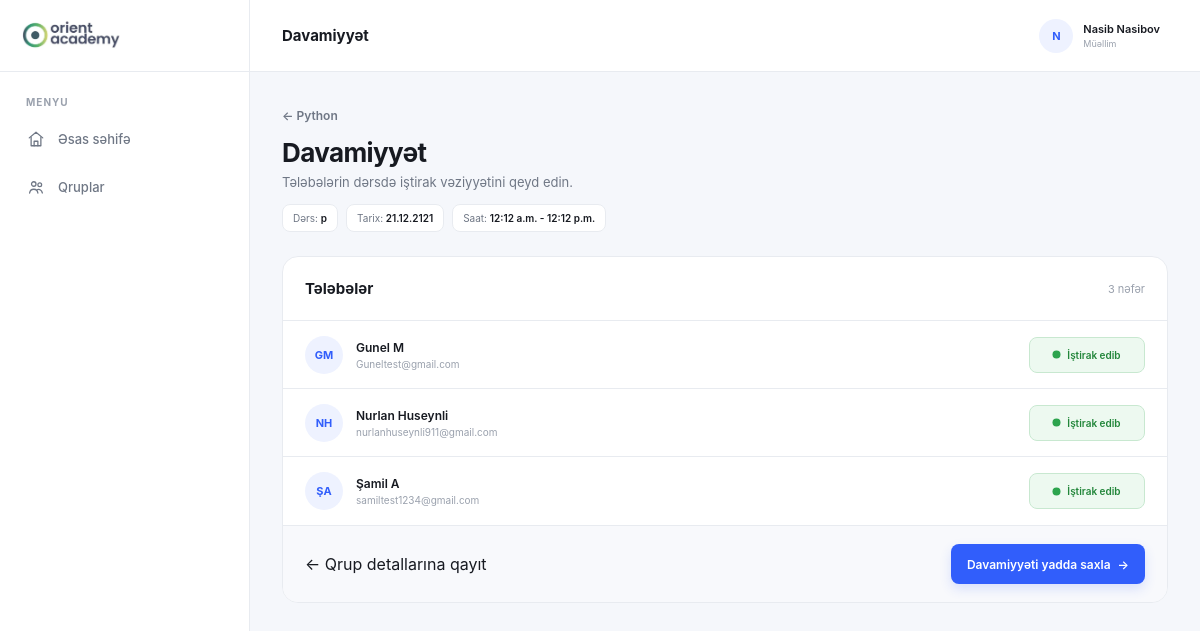
The app's page /lessons/2/attendance/ (signed in) with its own data.
### dashboard/models.py (models this page shows, shortened)
class Group(models.Model):
    name = models.CharField(
        max_length=100
    )
    teacher = models.ForeignKey(
        User,
        on_delete=models.CASCADE,
        related_name="teaching_groups"
    )
    start_date = models.DateField()
    end_date = models.DateField(
        null=True,
        blank=True
    )
    created_at = models.DateTimeField(
        auto_now_add=True
    )
    is_active = models.BooleanField(
        default=True
    )
    class Meta:
        ordering = ["-created_at"]

class Lesson(models.Model):
    group = models.ForeignKey(
        Group,
        on_delete=models.CASCADE,
        related_name="lessons"
    )
    title = models.CharField(
        max_length=200
    )
    description = models.TextField(
        blank=True
    )
    lesson_date = models.DateField()
    start_time = models.TimeField(
        null=True,
        blank=True
    )
    end_time = models.TimeField(
        null=True,
        blank=True
    )
    created_at = models.DateTimeField(
        auto_now_add=True
    )
    class Meta:
        ordering = ["-lesson_date", "-start_time"]

class Student(models.Model):
    first_name = models.CharField(
        max_length=100
    )
    last_name = models.CharField(
        max_length=100
    )
    email = models.EmailField(
        blank=True
    )
    phone = models.CharField(
        max_length=30,
        blank=True
    )
    groups = models.ManyToManyField(
        Group,
        related_name="students",
        blank=True
    )
    created_at = models.DateTimeField(
        auto_now_add=True
    )
    is_active = models.BooleanField(
        default=True
    )
    class Meta:
        ordering = ["first_name", "last_name"]

### dashboard/views.py (the view, shortened to what this page needs)
# urls.py: path("lessons/<int:lesson_id>/attendance/", attendance, name="attendance"),
@login_required
def attendance(request, lesson_id):
    lesson = Lesson.objects.filter(
        id=lesson_id,
        group__teacher=request.user
    ).first()
    if lesson is None:
        return redirect("groups")
    students = lesson.group.students.all()
    attendance_records = {
        record.student_id: record.status
        for record in lesson.attendances.all()
    }
    for student in students:
        student.attendance_status = attendance_records.get(
            student.id,
            "absent"
        )
    return render(
        request,
        "attendance.html",
        {
            "lesson": lesson,
            "group": lesson.group,
            "students": students,
        }
    )

### templates/attendance.html (shortened to what this page needs)
{% extends "base.html" %}
{% block page_title %}
    Davamiyyət
{% endblock %}
{% block content %}
<div class="attendance-page">
    <div class="page-header">
        <a
            href="{% url 'group_detail' group.id %}"
            class="back-link"
        >
            ← {{ group.name }}
        </a>
        <h1>
            Davamiyyət
        </h1>
        <p>
            Tələbələrin dərsdə iştirak vəziyyətini qeyd edin.
        </p>
        <div class="lesson-summary">
            <div class="summary-item">
                Dərs:
                <strong>
                    {{ lesson.title }}
                </strong>
            </div>
            <div class="summary-item">
                Tarix:
                <strong>
                    {{ lesson.lesson_date|date:"d.m.Y" }}
                </strong>
            </div>
            {% if lesson.start_time %}
                <div class="summary-item">
                    Saat:
                    <strong>
                        {{ lesson.start_time }}
                        {% if lesson.end_time %}
                            - {{ lesson.end_time }}
                        {% endif %}
                    </strong>
                </div>
            {% endif %}
        </div>
    </div>
    <div class="attendance-card">
        {% if students %}
            <div class="attendance-header">
                <h2>
                    Tələbələr
                </h2>
                <span class="attendance-count">
                    {{ students.count }} nəfər
                </span>
            </div>
            <form method="POST">
                <div class="students-list">
                    {% for student in students %}
                        <div class="student-row">
                            <div class="student-avatar">
                                {{ student.first_name|first|upper }}{{ student.last_name|first|upper }}
                            </div>
                            <div class="student-info">
                                <div class="student-name">
                                    {{ student.first_name }}
                                    {{ student.last_name }}
                                </div>
                                <div class="student-contact">
                                    {% if student.email %}
                                        {{ student.email }}
                                    {% elif student.phone %}
                                        {{ student.phone }}
                                    {% else %}
                                        Əlaqə məlumatı yoxdur
                                    {% endif %}
                                </div>
                            </div>
                            <div class="attendance-control">
                                <label
                                    for="student_{{ student.id }}"
                                    class="attendance-label"
                                >
                                    <span class="attendance-dot"></span>
                                    <span>
                                        {% if student.attendance_status == "present" %}
                                            İştirak edib
                                        {% else %}
                                            İştirak etməyib
                                        {% endif %}
                                    </span>
                                </label>
                            </div>
                        </div>
                    {% endfor %}
                </div>
                <div class="attendance-footer">
                    <a
                        href="{% url 'group_detail' group.id %}"
                        class="back-group-button"
                    >
                        ← Qrup detallarına qayıt
                    </a>
                    <button
                        type="submit"
                        class="attendance-button"
                    >
                        Davamiyyəti yadda saxla
                        <span>→</span>
                    </button>
                </div>
            </form>
        {% endif %}
    </div>
</div>
{% endblock %}

### templates/base.html (shortened to what this page needs)
{% load static %}
<!DOCTYPE html>
<html lang="az">
<head>
    <link
        rel="stylesheet"
        href="{% static 'dashboard/css/base.css' %}"
    >
</head>
<body>
    <div class="app">
        <aside
            class="sidebar"
            id="sidebar"
        >
            <div class="sidebar-top">
                <a
                    href="{% url 'dashboard_home' %}"
                    class="brand"
                >
                    <div class="brand-logo">
                    <img
                        src="{% static 'dashboard/images/orient-meta.png' %}"
                        alt="Orient Academy"
                    >
                </div>
                </a>
            </div>
            <nav class="navigation">
                <div class="nav-section">
                    <span class="nav-label">
                        MENYU
                    </span>
                    <a
                        href="{% url 'dashboard_home' %}"
                        class="nav-link {% if request.resolver_match.url_name == 'dashboard_home' %}active{% endif %}"
                    >
                        <span class="nav-icon">
                            <svg
                                viewBox="0 0 24 24"
                                aria-hidden="true"
                            >
                                <path d="M3 10.5L12 3l9 7.5"></path>
                                <path d="M5.5 9.5V21h13V9.5"></path>
                                <path d="M9.5 21v-6h5v6"></path>
                            </svg>
                        </span>
                        <span>
                            Əsas səhifə
                        </span>
                    </a>
                    <a
                        href="{% url 'groups' %}"
                        class="nav-link {% if request.resolver_match.url_name == 'groups' or request.resolver_match.url_name == 'group_detail' %}active{% endif %}"
                    >
                        <span class="nav-icon">
                            <svg
                                viewBox="0 0 24 24"
                                aria-hidden="true"
                            >
                                <circle
                                    cx="9"
                                    cy="8"
                                    r="3"
                                ></circle>
                                <circle
                                    cx="17"
                                    cy="9"
                                    r="2.5"
                                ></circle>
                                <path
                                    d="M3.5 20c.5-3.4 2.4-5 5.5-5s5 1.6 5.5 5"
                                ></path>
                                <path
                                    d="M14 15.5c2.8-.8 5.5.5 6.5 4.5"
                                ></path>
                            </svg>
                        </span>
                        <span>
                            Qruplar
                        </span>
                    </a>
                </div>
            </nav>
        </aside>
        <main class="main">
            <header class="topbar">
                <div class="topbar-title">
                    {% block page_title %}{% endblock %}
                </div>
                <a
                    href="{% url 'profile' %}"
                    class="topbar-profile"
                >
                    <div class="topbar-avatar">
                        {{ user.first_name|first|default:user.username|first|upper }}
                    </div>
                    <div class="topbar-user">
                        <strong>
                            {% if user.first_name or user.last_name %}
                                {{ user.first_name }}
                                {{ user.last_name }}
                            {% else %}
                                {{ user.username }}
                            {% endif %}
                        </strong>
                        <span>
                            Müəllim
                        </span>
                    </div>
                </a>
            </header>
            <section class="content">
                <div class="page-container">
                    {% block content %}
                    {% endblock %}
                </div>
            </section>
        </main>
    </div>
</body>
</html>

### static/dashboard/css/base.css (style rules this page uses)
:root { --bg: #f5f7fb; --surface: #ffffff; --surface-soft: #f8f9fc; --text: #171a21; --text-secondary: #6f7785; --text-muted: #9aa1ad; --border: #e8ebf0; --primary: #315efb; --primary-hover: #254bd4; --primary-soft: #eef2ff; --sidebar-width: 250px; --topbar-height: 72px; --radius: 12px; --radius-lg: 16px; --transition: 180ms cubic-bezier(0.4, 0, 0.2, 1); }
* { margin: 0; padding: 0; box-sizing: border-box; }
html { scroll-behavior: smooth; }
body { min-height: 100vh; font-family: Inter, -apple-system, BlinkMacSystemFont, "Segoe UI", Roboto, Arial, sans-serif; background: var(--bg); color: var(--text); -webkit-font-smoothing: antialiased; }
button, input, textarea, select { font: inherit; }
button { border: 0; }
a { color: inherit; text-decoration: none; }
.app { min-height: 100vh; }
.sidebar { position: fixed; top: 0; left: 0; bottom: 0; width: var(--sidebar-width); display: flex; flex-direction: column; background: var(--surface); border-right: 1px solid var(--border); z-index: 100; animation: sidebarEnter 400ms ease both; }
.sidebar-top { height: var(--topbar-height); padding: 0 22px; display: flex; align-items: center; justify-content: space-between; border-bottom: 1px solid var(--border); }
.brand { display: flex; align-items: center; gap: 11px; }
.navigation { flex: 1; padding: 24px 14px; }
.nav-section { display: flex; flex-direction: column; }
.nav-label { padding: 0 12px; margin-bottom: 9px; color: var(--text-muted); font-size: 10px; font-weight: 700; letter-spacing: 1px; }
.nav-link { position: relative; min-height: 44px; padding: 0 12px; margin-bottom: 4px; display: flex; align-items: center; gap: 12px; border-radius: 9px; color: var(--text-secondary); font-size: 13px; font-weight: 500; transition: background var(--transition), color var(--transition), transform var(--transition); }
.nav-icon { width: 20px; height: 20px; display: flex; align-items: center; justify-content: center; flex-shrink: 0; }
.nav-icon svg { width: 18px; height: 18px; display: block; fill: none; stroke: currentColor; stroke-width: 1.7; stroke-linecap: round; stroke-linejoin: round; }
.main { min-height: 100vh; margin-left: var(--sidebar-width); }
.topbar { position: sticky; top: 0; height: var(--topbar-height); padding: 0 32px; display: flex; align-items: center; background: rgba(255, 255, 255, 0.92); border-bottom: 1px solid var(--border); backdrop-filter: blur(12px); z-index: 50; }
.topbar-title { color: var(--text); font-size: 15px; font-weight: 650; }
.topbar-profile { margin-left: auto; padding: 5px 8px; display: flex; align-items: center; gap: 10px; border-radius: 9px; transition: background var(--transition); }
.topbar-avatar { width: 34px; height: 34px; flex-shrink: 0; display: flex; align-items: center; justify-content: center; border-radius: 50%; background: var(--primary-soft); color: var(--primary); font-size: 11px; font-weight: 700; }
.topbar-user { display: flex; flex-direction: column; }
.topbar-user strong { font-size: 11px; font-weight: 600; }
.topbar-user span { margin-top: 2px; color: var(--text-muted); font-size: 9px; }
.content { padding: 32px; }
.page-container { width: 100%; max-width: 1400px; margin: 0 auto; animation: pageEnter 400ms ease both; }
.brand { display: flex; align-items: center; width: 100%; }
.brand-logo { width: 220px; height: 60px; display: flex; align-items: center; }
.brand-logo img { display: block; width: auto; height: 54px; max-width: 220px; object-fit: contain; object-position: left center; }

### records on screen
Group: name "Python"
Lesson: title "p", lesson_date "21.12.2121", start_time "12:12 a.m.", end_time "12:12 p.m."
Student: first_name|first "G", last_name|first "M", first_name "Gunel", last_name "M", email "Guneltest@gmail.com", shows "İştirak edib"
Student: first_name|first "N", last_name|first "H", first_name "Nurlan", last_name "Huseynli", email "nurlanhuseynli911@gmail.com", shows "İştirak edib"
Student: first_name|first "Ş", last_name|first "A", first_name "Şamil", last_name "A", email "samiltest1234@gmail.com", shows "İştirak edib"

### other values on screen
{{ user.first_name|first|default:user.username|first|upper }} "N"
{{ user.first_name }} "Nasib"
{{ user.last_name }} "Nasibov"
{{ students.count }} "3"
